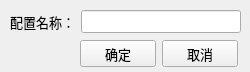
<?xml version="1.0" encoding="UTF-8"?>
<ui version="4.0">
 <class>SaveDbConfigForm</class>
 <widget class="QWidget" name="SaveDbConfigForm">
  <property name="windowModality">
   <enum>Qt::ApplicationModal</enum>
  </property>
  <property name="geometry">
   <rect>
    <x>0</x>
    <y>0</y>
    <width>250</width>
    <height>72</height>
   </rect>
  </property>
  <property name="minimumSize">
   <size>
    <width>250</width>
    <height>72</height>
   </size>
  </property>
  <property name="maximumSize">
   <size>
    <width>250</width>
    <height>72</height>
   </size>
  </property>
  <property name="font">
   <font>
    <pointsize>10</pointsize>
   </font>
  </property>
  <property name="windowTitle">
   <string>保存配置</string>
  </property>
  <widget class="QWidget" name="layoutWidget">
   <property name="geometry">
    <rect>
     <x>10</x>
     <y>10</y>
     <width>231</width>
     <height>24</height>
    </rect>
   </property>
   <layout class="QGridLayout" name="gridLayout">
    <item row="0" column="0">
     <widget class="QLabel" name="label_config_name">
      <property name="text">
       <string>配置名称：</string>
      </property>
     </widget>
    </item>
    <item row="0" column="1">
     <widget class="QLineEdit" name="lineEdit_config_name"/>
    </item>
   </layout>
  </widget>
  <widget class="QWidget" name="layoutWidget">
   <property name="geometry">
    <rect>
     <x>80</x>
     <y>40</y>
     <width>158</width>
     <height>27</height>
    </rect>
   </property>
   <layout class="QHBoxLayout" name="horizontalLayout">
    <item>
     <widget class="QPushButton" name="pushButton_conform">
      <property name="text">
       <string>确定</string>
      </property>
     </widget>
    </item>
    <item>
     <widget class="QPushButton" name="pushButton_cancel">
      <property name="text">
       <string>取消</string>
      </property>
     </widget>
    </item>
   </layout>
  </widget>
 </widget>
 <resources/>
 <connections/>
</ui>
